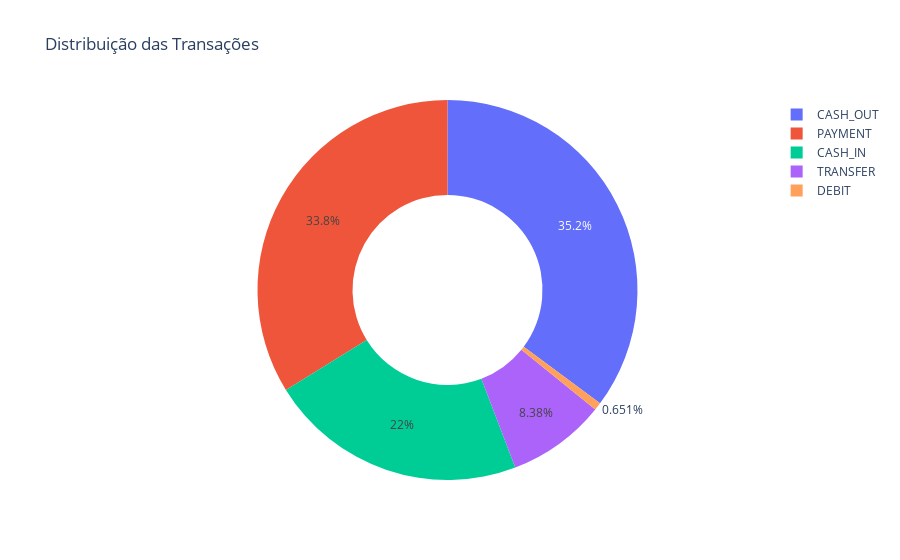

The code cell stored with this chart in its notebook:
### Code cell
type = data['type'].value_counts()
transactions = type.index
values = type.values

figure = px.pie(data, values=values, names=transactions, hole = 0.5, title="Distribuição das Transações")
figure.show()

### Figure 1 — Plotly figure (JSON) as saved in the notebook; plotly's stock layout.template omitted (floating-point values rounded to 4 significant figures)
{"data": [{"domain": {"x": [0, 1], "y": [0, 1]}, "hole": 0.5, "hovertemplate": "label=%{label}<br>value=%{value}<extra></extra>", "labels": ["CASH_OUT", "PAYMENT", "CASH_IN", "TRANSFER", "DEBIT"], "legendgroup": "", "name": "", "showlegend": true, "type": "pie", "values": [2237500, 2151495, 1399284, 532909, 41432]}], "layout": {"legend": {"tracegroupgap": 0}, "title": {"text": "Distribuição das Transações"}}}
